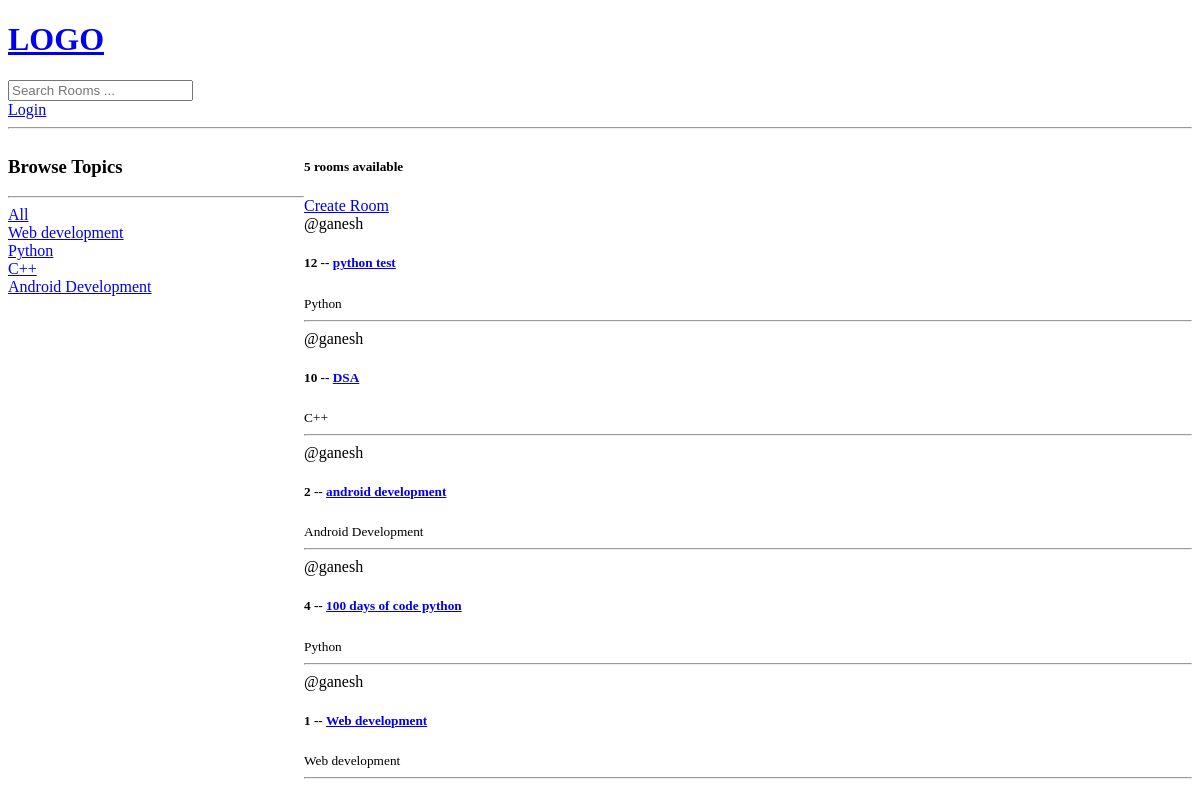
/, run on an earlier commit of the app's database.
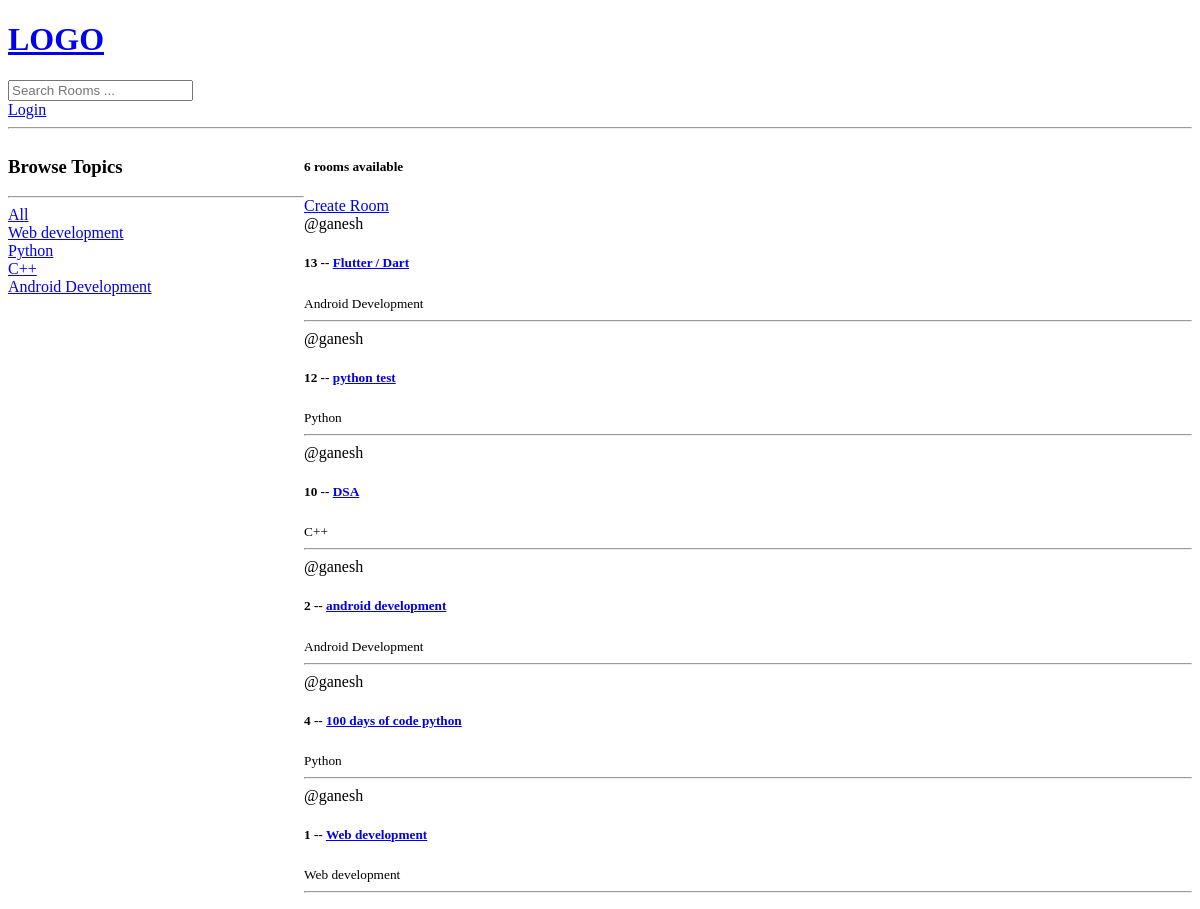
And on a later commit of the database.
### main/models.py (models this page shows, shortened)
class Topic(models.Model):
    name = models.CharField(max_length=255)

class Room(models.Model):
    host = models.ForeignKey(User, on_delete=models.SET_NULL,null = True)
    topic = models.ForeignKey(Topic, on_delete=models.SET_NULL,null = True)
    name=models.CharField(max_length=255)
    description=models.TextField(null=True,blank=True)
    updated = models.DateTimeField(auto_now = True)
    created = models.DateTimeField(auto_now_add=True)
    class Meta:
        ordering=['-updated','-created']

### main/views.py (the view)
# urls.py: path('',views.home,name="home"),
def home(request):
    q =  request.GET.get('q') if request.GET.get('q') != None else ''
    rooms=Room.objects.filter(Q(topic__name__icontains = q) | Q(name__icontains = q) | Q(description__icontains = q))
    topic=Topic.objects.all()
    room_count=rooms.count()
    context={'rooms':rooms,'topic':topic,'room_count':room_count}
    return render(request,'main/home.html',context)

### templates/main/home.html (shortened to what this page needs)
{% extends 'main.html' %}
{% block content %}
<div class="home-container">
    <div>
        <h3>Browse Topics</h3>
        <hr>
            <div>
                <a href="{% url 'home' %}">All</a>
            </div>
            {% for t in topic %}
                <div>
                    <a href="{% url 'home' %}?q={{t.name}}">{{t.name}}</a>
                </div>
            {% endfor %}
    </div>
    <div>
        <h5>{{room_count}} rooms available</h5>
        <a href="{% url 'create-room' %}">Create Room</a>
        <div>
            {% for room in rooms %}
                <div>
                    <span>@{{room.host.username}}</span>
                    <h5>{{room.id}} -- <a href="{% url 'room' room.id %}">{{room.name}}</a></h5>
                    <small>{{room.topic.name}}</small>
                    <hr>
                </div>
            {% endfor %}
        </div>
    </div>
</div>
{% endblock content %}

What changed in the data, as far as the page shows it:
added Room: host.username "ganesh", id "13", name "Flutter / Dart", topic.name "Android Development"
Also different on the page:
{{ room_count }}: "5" → "6"
